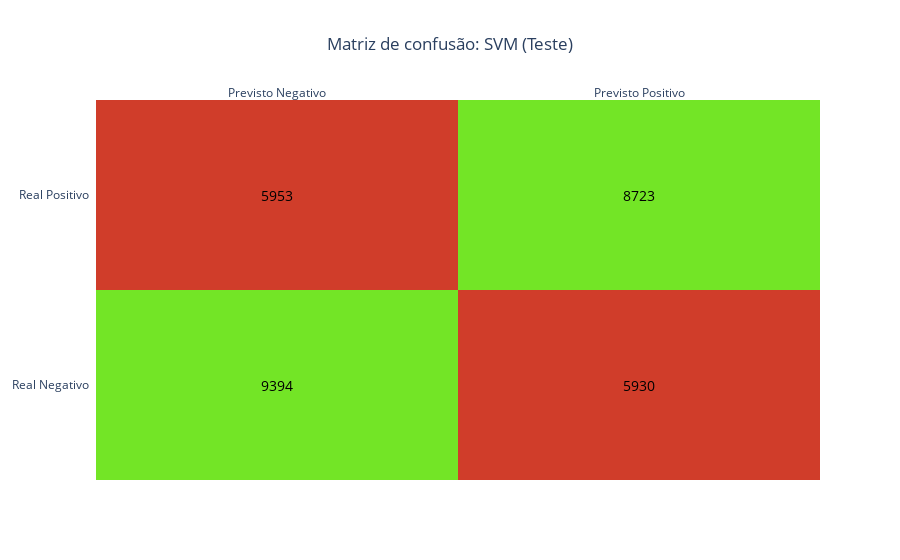

Notebook code cell kept with this figure:
### Code cell
plot_matrix(matriz_svm_teste, 'SVM', 'Teste')

### Figure 1 — Plotly figure (JSON) as saved in the notebook; plotly's stock layout.template omitted (floating-point values rounded to 4 significant figures)
{"data": [{"colorscale": [[0, "#d03d2a"], [1, "#73e526"]], "reversescale": false, "showscale": false, "type": "heatmap", "x": ["Previsto Negativo", "Previsto Positivo"], "y": ["Real Negativo", "Real Positivo"], "z": [[1, 0], [0, 1]]}], "layout": {"annotations": [{"font": {"color": "black", "size": 14}, "showarrow": false, "text": "9394", "x": "Previsto Negativo", "xref": "x", "y": "Real Negativo", "yref": "y"}, {"font": {"color": "black", "size": 14}, "showarrow": false, "text": "5930", "x": "Previsto Positivo", "xref": "x", "y": "Real Negativo", "yref": "y"}, {"font": {"color": "black", "size": 14}, "showarrow": false, "text": "5953", "x": "Previsto Negativo", "xref": "x", "y": "Real Positivo", "yref": "y"}, {"font": {"color": "black", "size": 14}, "showarrow": false, "text": "8723", "x": "Previsto Positivo", "xref": "x", "y": "Real Positivo", "yref": "y"}], "title": {"text": "Matriz de confusão: SVM (Teste)", "x": 0.5}, "xaxis": {"dtick": 1, "gridcolor": "rgb(0, 0, 0)", "side": "top", "ticks": ""}, "yaxis": {"dtick": 1, "ticks": "", "ticksuffix": "  "}}}
